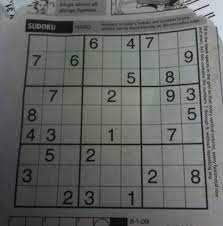
#> input picture Fundamental Operations/Resources/Photos/sudoku.png, 223 x 226 px
$ python adaptiveThresholding.py
#> lines starting #> are read from the running program, lines starting #| are printed output that depends on the picture; after the words box and inside, x2 and y2 are one past the last pixel; in counts of white or black regions, pixels touching at a corner belong together
import cv2 as cv
'''
Adaptive Thresholding:
The Adaptive thresholding has some advantages over the simple thresholding.
In the simple thresholding, the threshold value is global,
i.e., it is same for all the pixels in the image.In adaptive thresholding,
the threshold value is calculated for smaller regions and therefore,
there will be different threshold values for different regions.
So, we can get different thresholds for different regions of the same image
and it gives us better results for images with varying illumination.
'''

# Read an image
img = cv.imread('../Resources/Photos/sudoku.png')
#> img is the input picture: shape (226, 223, 3); mean B, G, R 100.1, 102.8, 100.6
img = cv.cvtColor(src=img,code=cv.COLOR_BGR2GRAY)
#> img: shape (226, 223)
cv.imshow('Original Image',img)

# lets first see what global thresholding(simple) will do with image
ret, thresh_binary = cv.threshold(img, 120, 255, cv.THRESH_BINARY)
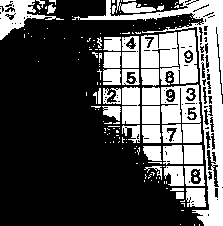
#> thresh_binary: shape (226, 223); 32.5% white; 155 white regions (119 under 20 px), largest, box (x1, y1, x2, y2) and area: (72, 0, 223, 226) 4756, (141, 30, 198, 85) 2166, (161, 84, 202, 143) 1484
cv.imshow('Binary Threshold', thresh_binary)

'''
Let's look after all parameters for Adaptive Thresholding

-->src − An object of the class Mat representing the source (input) image.
-->maxValue − A variable of double type representing the value that is to be given
              if pixel value is more than the threshold value.
-->adaptiveMethod − A variable of integer the type representing the adaptive method to be used.
                    This will be either of the following two values
                          1.  ADAPTIVE_THRESH_MEAN_C − threshold value is the mean of neighborhood area.
                          2.  ADAPTIVE_THRESH_GAUSSIAN_C − threshold value is the weighted sum of neighborhood
                                                            values where weights are a Gaussian window.
-->thresholdType − A variable of integer type representing the type of threshold to be used.
-->blockSize − A variable of the integer type representing size of the pixelneighborhood used
                to calculate the threshold value.
-->C − A variable of double type representing the constant used in the both methods
      (subtracted from the mean or weighted mean).
'''
# 1. ADAPTIVE THRESH MEAN C: The threshold value is the mean of the neighbourhood area minus the constant C.
adaptive_mean = cv.adaptiveThreshold(src=img,maxValue=255,adaptiveMethod=cv.ADAPTIVE_THRESH_MEAN_C,thresholdType=cv.THRESH_BINARY
                           , blockSize=11,C=2)
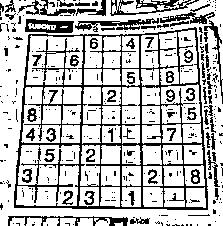
#> adaptive_mean: shape (226, 223); 74.1% white; black in thin lines or dots
adaptive_mean_inv = cv.adaptiveThreshold(src=img,maxValue=255,adaptiveMethod=cv.ADAPTIVE_THRESH_MEAN_C,thresholdType=cv.THRESH_BINARY_INV
                           , blockSize=11,C=2)
#> adaptive_mean_inv: shape (226, 223); 25.9% white in thin lines or dots
cv.imshow('Adaptive Mean',adaptive_mean)
cv.imshow('Adaptive Mean Inverse',adaptive_mean_inv)

# 2.ADAPTIVE_THRESH_GAUSSIAN_C: The threshold value is a gaussian-weighted sum of the neighbourhood values minus the constant C.
adaptive_gaussian = cv.adaptiveThreshold(src=img,maxValue=255,adaptiveMethod=cv.ADAPTIVE_THRESH_GAUSSIAN_C,thresholdType=cv.THRESH_BINARY
                           , blockSize=11,C=2)
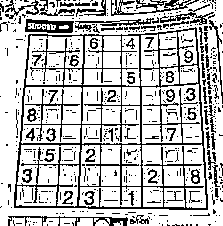
#> adaptive_gaussian: shape (226, 223); 74.7% white; black in thin lines or dots
adaptive_gaussian_inv = cv.adaptiveThreshold(src=img,maxValue=255,adaptiveMethod=cv.ADAPTIVE_THRESH_GAUSSIAN_C,thresholdType=cv.THRESH_BINARY_INV
                           , blockSize=11,C=2)
#> adaptive_gaussian_inv: shape (226, 223); 25.3% white in thin lines or dots
cv.imshow('Adaptive Gaussian Inverse',adaptive_gaussian_inv)

cv.waitKey(0)
